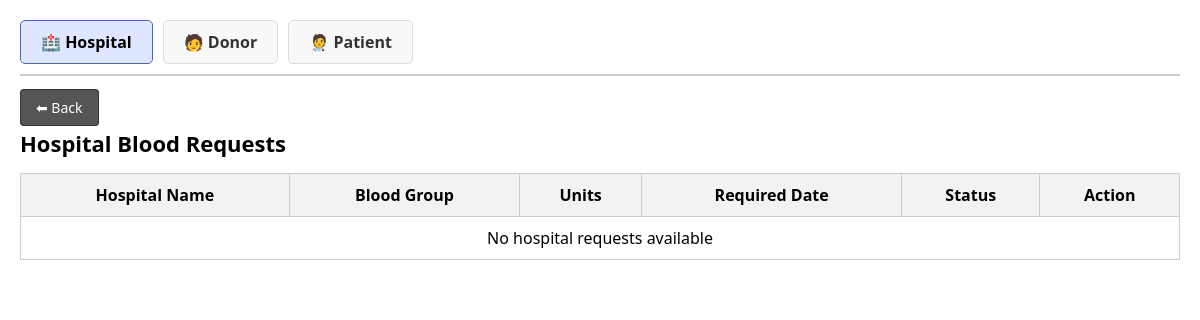
Before: /manage_hospitals/ with the older database file.
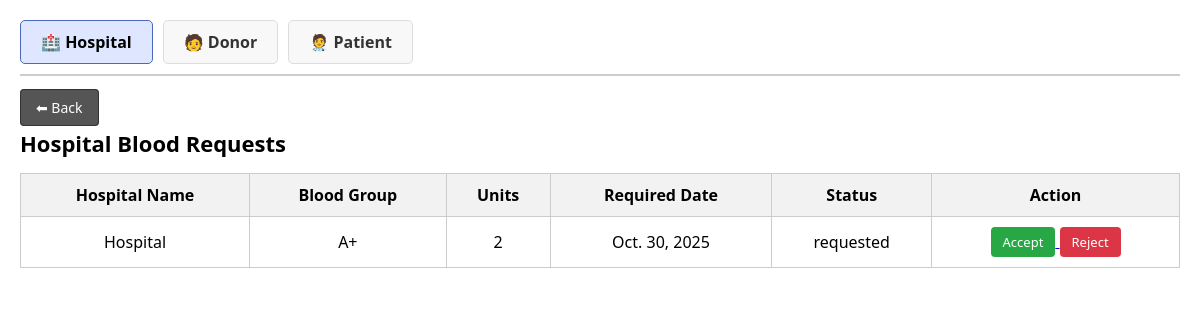
After: the same page with the newer database file.
### Blood_Bank/models.py (models this page shows, shortened)
class Hospital_Request(models.Model):
    hospital = models.ForeignKey(Hospital,on_delete=models.CASCADE)
    Blood_group = models.CharField(null=False,blank=False)
    unit = models.PositiveIntegerField(null=True,blank=True)
    date = models.DateField(null=True,blank=True)
    urgent = models.BooleanField(default=False)
    STATUS_CHOICES = (
        ('requested', 'Requested'),
        ('approved', 'Approved'),
        ('rejected', 'Rejected'),
    )
    status = models.CharField(max_length=10, choices=STATUS_CHOICES, default='requested')

class Hospital(models.Model):
    profile = models.OneToOneField(Profile, on_delete=models.CASCADE)
    hospital_name = models.CharField(max_length=40,null=True,blank=True)
    contact_number = models.CharField(max_length = 20,null=True,blank=True)
    location = models.CharField(max_length=40,null=True,blank=True)
    a_pos = models.PositiveIntegerField(null=True, blank=True, default=0)
    a_neg = models.PositiveIntegerField(null=True, blank=True, default=0)
    b_pos = models.PositiveIntegerField(null=True, blank=True, default=0)
    b_neg = models.PositiveIntegerField(null=True, blank=True, default=0)
    ab_pos = models.PositiveIntegerField(null=True, blank=True, default=0)
    ab_neg = models.PositiveIntegerField(null=True, blank=True, default=0)
    o_pos = models.PositiveIntegerField(null=True, blank=True, default=0)
    o_neg = models.PositiveIntegerField(null=True, blank=True, default=0)

### Blood_Bank/views.py (the view)
# urls.py: path('manage_hospitals/',views.manage_hospitals,name='manage_hospitals'),
def manage_hospitals(request):
    hospital_request = Hospital_Request.objects.all()
    return render(request,'admin_dashboard/manage_hospitals.html',{'hospital_request':hospital_request})

### Blood_Bank/templates/admin_dashboard/manage_hospitals.html (shortened to what this page needs)
{% load static %}
<!DOCTYPE html>
<html lang="en">
<head>
    <link rel="stylesheet" href="{% static 'css/admin_dashboard/manage_hospitals.css' %}">
</head>
<body>
    <div class="page-container">
        <nav class="top-menu">
            <a href="{% url 'manage_hospitals' %}" class="active">🏥 Hospital</a>
            <a href="{% url 'manage_donors' %}">🧑 Donor</a>
            <a href="{% url 'manage_patients' %}">🧑‍⚕ Patient</a>
        </nav>
        <div class="back-section">
            <a href="{% url 'admindashboard' %}" class="back-btn">⬅ Back</a>
        </div>
        <main class="table-container">
            <h2>Hospital Blood Requests</h2>
            <table>
                <thead>
                    <tr>
                        <th>Hospital Name</th>
                        <th>Blood Group</th>
                        <th>Units</th>
                        <th>Required Date</th>
                        <th>Status</th>
                        <th>Action</th>
                    </tr>
                </thead>
                <tbody>
                    {% for r in hospital_request %}
                    <tr>
                        <td>{{ r.hospital.hospital_name }}</td>
                        <td>{{ r.Blood_group }}</td>
                        <td>{{ r.unit }}</td>
                        <td>{{ r.date }}</td>
                        <td>{{ r.status }}</td>
                        <td>
                            <a href="{% url 'manage_hospitals_update' r.id %}">
                                <button class="btn approve" type="button">Accept</button>
                            </a>
                            <a href="{% url 'manage_hospitals_delete' r.id %}">
                                <button class="btn reject" type="button">Reject</button>
                            </a>
                        </td>
                    </tr>
                    {% empty %}
                    <tr>
                        <td colspan="7">No hospital requests available</td>
                    </tr>
                    {% endfor %}
                </tbody>
            </table>
        </main>
    </div>
</body>
</html>

Changed rows visible on the page:
added Hospital_Request: hospital.hospital_name "Hospital", Blood_group "A+", unit "2", date "Oct. 30, 2025", status "requested"
Other visible differences:
text no longer shown: "No hospital requests available"
